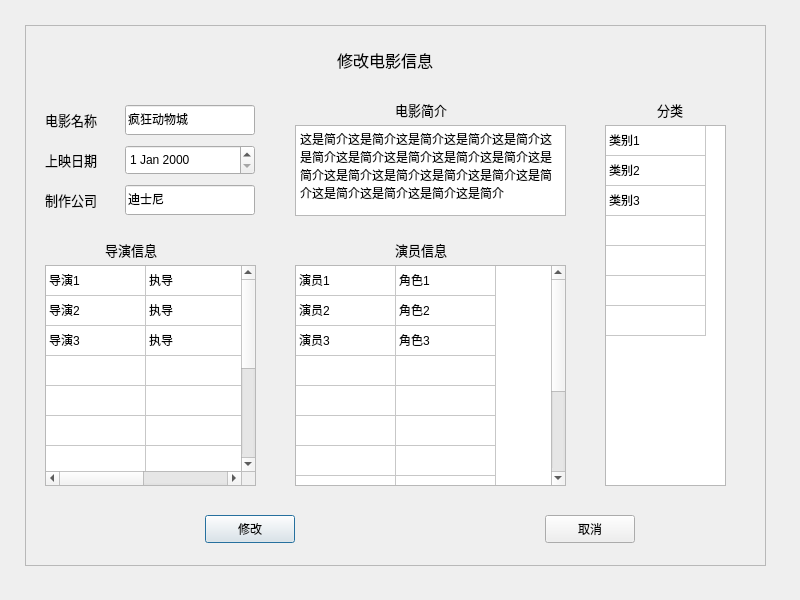
<?xml version="1.0" encoding="UTF-8"?>
<ui version="4.0">
 <class>ModifyMovieDialog</class>
 <widget class="QDialog" name="ModifyMovieDialog">
  <property name="geometry">
   <rect>
    <x>0</x>
    <y>0</y>
    <width>800</width>
    <height>600</height>
   </rect>
  </property>
  <property name="windowTitle">
   <string>修改电影信息</string>
  </property>
  <widget class="QFrame" name="frame">
   <property name="geometry">
    <rect>
     <x>25</x>
     <y>25</y>
     <width>741</width>
     <height>541</height>
    </rect>
   </property>
   <property name="frameShape">
    <enum>QFrame::StyledPanel</enum>
   </property>
   <property name="frameShadow">
    <enum>QFrame::Raised</enum>
   </property>
   <widget class="QPushButton" name="Modify">
    <property name="geometry">
     <rect>
      <x>180</x>
      <y>490</y>
      <width>90</width>
      <height>28</height>
     </rect>
    </property>
    <property name="font">
     <font>
      <family>宋体</family>
     </font>
    </property>
    <property name="text">
     <string>修改</string>
    </property>
    <property name="default">
     <bool>true</bool>
    </property>
   </widget>
   <widget class="QPushButton" name="Cancel">
    <property name="geometry">
     <rect>
      <x>520</x>
      <y>490</y>
      <width>90</width>
      <height>28</height>
     </rect>
    </property>
    <property name="font">
     <font>
      <family>宋体</family>
     </font>
    </property>
    <property name="text">
     <string>取消</string>
    </property>
   </widget>
   <widget class="QLabel" name="Title">
    <property name="geometry">
     <rect>
      <x>300</x>
      <y>20</y>
      <width>120</width>
      <height>30</height>
     </rect>
    </property>
    <property name="font">
     <font>
      <family>等线</family>
      <pointsize>12</pointsize>
     </font>
    </property>
    <property name="layoutDirection">
     <enum>Qt::LeftToRight</enum>
    </property>
    <property name="text">
     <string>修改电影信息</string>
    </property>
    <property name="textFormat">
     <enum>Qt::AutoText</enum>
    </property>
    <property name="alignment">
     <set>Qt::AlignCenter</set>
    </property>
   </widget>
   <widget class="QLineEdit" name="ProductionCompany">
    <property name="geometry">
     <rect>
      <x>100</x>
      <y>160</y>
      <width>130</width>
      <height>30</height>
     </rect>
    </property>
    <property name="font">
     <font>
      <family>宋体</family>
     </font>
    </property>
    <property name="text">
     <string>迪士尼</string>
    </property>
   </widget>
   <widget class="QLineEdit" name="MovieName">
    <property name="geometry">
     <rect>
      <x>100</x>
      <y>80</y>
      <width>130</width>
      <height>30</height>
     </rect>
    </property>
    <property name="font">
     <font>
      <family>宋体</family>
     </font>
    </property>
    <property name="autoFillBackground">
     <bool>false</bool>
    </property>
    <property name="text">
     <string>疯狂动物城</string>
    </property>
   </widget>
   <widget class="QLabel" name="Label1">
    <property name="geometry">
     <rect>
      <x>20</x>
      <y>80</y>
      <width>70</width>
      <height>30</height>
     </rect>
    </property>
    <property name="font">
     <font>
      <family>等线</family>
      <pointsize>10</pointsize>
     </font>
    </property>
    <property name="layoutDirection">
     <enum>Qt::LeftToRight</enum>
    </property>
    <property name="text">
     <string>电影名称</string>
    </property>
    <property name="textFormat">
     <enum>Qt::AutoText</enum>
    </property>
    <property name="alignment">
     <set>Qt::AlignLeading|Qt::AlignLeft|Qt::AlignVCenter</set>
    </property>
   </widget>
   <widget class="QLabel" name="Label2">
    <property name="geometry">
     <rect>
      <x>20</x>
      <y>120</y>
      <width>70</width>
      <height>30</height>
     </rect>
    </property>
    <property name="font">
     <font>
      <family>等线</family>
      <pointsize>10</pointsize>
     </font>
    </property>
    <property name="layoutDirection">
     <enum>Qt::LeftToRight</enum>
    </property>
    <property name="text">
     <string>上映日期</string>
    </property>
    <property name="textFormat">
     <enum>Qt::AutoText</enum>
    </property>
    <property name="alignment">
     <set>Qt::AlignLeading|Qt::AlignLeft|Qt::AlignVCenter</set>
    </property>
   </widget>
   <widget class="QLabel" name="Label3">
    <property name="geometry">
     <rect>
      <x>20</x>
      <y>160</y>
      <width>70</width>
      <height>30</height>
     </rect>
    </property>
    <property name="font">
     <font>
      <family>等线</family>
      <pointsize>10</pointsize>
     </font>
    </property>
    <property name="layoutDirection">
     <enum>Qt::LeftToRight</enum>
    </property>
    <property name="text">
     <string>制作公司</string>
    </property>
    <property name="textFormat">
     <enum>Qt::AutoText</enum>
    </property>
    <property name="alignment">
     <set>Qt::AlignLeading|Qt::AlignLeft|Qt::AlignVCenter</set>
    </property>
   </widget>
   <widget class="QDateEdit" name="ReleaseDate">
    <property name="geometry">
     <rect>
      <x>100</x>
      <y>120</y>
      <width>130</width>
      <height>30</height>
     </rect>
    </property>
   </widget>
   <widget class="QTableWidget" name="CastTable">
    <property name="geometry">
     <rect>
      <x>270</x>
      <y>240</y>
      <width>271</width>
      <height>221</height>
     </rect>
    </property>
    <property name="rowCount">
     <number>12</number>
    </property>
    <attribute name="horizontalHeaderVisible">
     <bool>false</bool>
    </attribute>
    <attribute name="verticalHeaderVisible">
     <bool>false</bool>
    </attribute>
    <row>
     <property name="text">
      <string>新建行</string>
     </property>
    </row>
    <row>
     <property name="text">
      <string>新建行</string>
     </property>
    </row>
    <row>
     <property name="text">
      <string>新建行</string>
     </property>
    </row>
    <row>
     <property name="text">
      <string>新建行</string>
     </property>
    </row>
    <row>
     <property name="text">
      <string>新建行</string>
     </property>
    </row>
    <row>
     <property name="text">
      <string>新建行</string>
     </property>
    </row>
    <row>
     <property name="text">
      <string>新建行</string>
     </property>
    </row>
    <row>
     <property name="text">
      <string>新建行</string>
     </property>
    </row>
    <row>
     <property name="text">
      <string>新建行</string>
     </property>
    </row>
    <row>
     <property name="text">
      <string>新建行</string>
     </property>
    </row>
    <row>
     <property name="text">
      <string>新建行</string>
     </property>
    </row>
    <row/>
    <column>
     <property name="text">
      <string>姓名</string>
     </property>
    </column>
    <column>
     <property name="text">
      <string>角色</string>
     </property>
    </column>
    <item row="0" column="0">
     <property name="text">
      <string>演员1</string>
     </property>
    </item>
    <item row="0" column="1">
     <property name="text">
      <string>角色1</string>
     </property>
    </item>
    <item row="1" column="0">
     <property name="text">
      <string>演员2</string>
     </property>
    </item>
    <item row="1" column="1">
     <property name="text">
      <string>角色2</string>
     </property>
    </item>
    <item row="2" column="0">
     <property name="text">
      <string>演员3</string>
     </property>
    </item>
    <item row="2" column="1">
     <property name="text">
      <string>角色3</string>
     </property>
    </item>
   </widget>
   <widget class="QTableWidget" name="DirectorTable">
    <property name="geometry">
     <rect>
      <x>20</x>
      <y>240</y>
      <width>211</width>
      <height>221</height>
     </rect>
    </property>
    <property name="rowCount">
     <number>12</number>
    </property>
    <attribute name="horizontalHeaderVisible">
     <bool>false</bool>
    </attribute>
    <attribute name="verticalHeaderVisible">
     <bool>false</bool>
    </attribute>
    <row>
     <property name="text">
      <string>新建行</string>
     </property>
    </row>
    <row>
     <property name="text">
      <string>新建行</string>
     </property>
    </row>
    <row>
     <property name="text">
      <string>新建行</string>
     </property>
    </row>
    <row>
     <property name="text">
      <string>新建行</string>
     </property>
    </row>
    <row>
     <property name="text">
      <string>新建行</string>
     </property>
    </row>
    <row>
     <property name="text">
      <string>新建行</string>
     </property>
    </row>
    <row>
     <property name="text">
      <string>新建行</string>
     </property>
    </row>
    <row>
     <property name="text">
      <string>新建行</string>
     </property>
    </row>
    <row>
     <property name="text">
      <string>新建行</string>
     </property>
    </row>
    <row>
     <property name="text">
      <string>新建行</string>
     </property>
    </row>
    <row>
     <property name="text">
      <string>新建行</string>
     </property>
    </row>
    <row/>
    <column>
     <property name="text">
      <string>姓名</string>
     </property>
    </column>
    <column>
     <property name="text">
      <string>执导/编剧</string>
     </property>
    </column>
    <item row="0" column="0">
     <property name="text">
      <string>导演1</string>
     </property>
    </item>
    <item row="0" column="1">
     <property name="text">
      <string>执导</string>
     </property>
    </item>
    <item row="1" column="0">
     <property name="text">
      <string>导演2</string>
     </property>
    </item>
    <item row="1" column="1">
     <property name="text">
      <string>执导</string>
     </property>
    </item>
    <item row="2" column="0">
     <property name="text">
      <string>导演3</string>
     </property>
    </item>
    <item row="2" column="1">
     <property name="text">
      <string>执导</string>
     </property>
    </item>
   </widget>
   <widget class="QPlainTextEdit" name="plainTextEdit">
    <property name="geometry">
     <rect>
      <x>270</x>
      <y>100</y>
      <width>271</width>
      <height>91</height>
     </rect>
    </property>
    <property name="plainText">
     <string>这是简介这是简介这是简介这是简介这是简介这是简介这是简介这是简介这是简介这是简介这是简介这是简介这是简介这是简介这是简介这是简介这是简介这是简介这是简介这是简介</string>
    </property>
   </widget>
   <widget class="QLabel" name="Labe4">
    <property name="geometry">
     <rect>
      <x>80</x>
      <y>210</y>
      <width>70</width>
      <height>30</height>
     </rect>
    </property>
    <property name="font">
     <font>
      <family>等线</family>
      <pointsize>10</pointsize>
     </font>
    </property>
    <property name="layoutDirection">
     <enum>Qt::LeftToRight</enum>
    </property>
    <property name="text">
     <string>导演信息</string>
    </property>
    <property name="textFormat">
     <enum>Qt::AutoText</enum>
    </property>
    <property name="alignment">
     <set>Qt::AlignLeading|Qt::AlignLeft|Qt::AlignVCenter</set>
    </property>
   </widget>
   <widget class="QLabel" name="Labe4_2">
    <property name="geometry">
     <rect>
      <x>370</x>
      <y>210</y>
      <width>70</width>
      <height>30</height>
     </rect>
    </property>
    <property name="font">
     <font>
      <family>等线</family>
      <pointsize>10</pointsize>
     </font>
    </property>
    <property name="layoutDirection">
     <enum>Qt::LeftToRight</enum>
    </property>
    <property name="text">
     <string>演员信息</string>
    </property>
    <property name="textFormat">
     <enum>Qt::AutoText</enum>
    </property>
    <property name="alignment">
     <set>Qt::AlignLeading|Qt::AlignLeft|Qt::AlignVCenter</set>
    </property>
   </widget>
   <widget class="QLabel" name="Labe4_3">
    <property name="geometry">
     <rect>
      <x>370</x>
      <y>70</y>
      <width>70</width>
      <height>30</height>
     </rect>
    </property>
    <property name="font">
     <font>
      <family>等线</family>
      <pointsize>10</pointsize>
     </font>
    </property>
    <property name="layoutDirection">
     <enum>Qt::LeftToRight</enum>
    </property>
    <property name="text">
     <string>电影简介</string>
    </property>
    <property name="textFormat">
     <enum>Qt::AutoText</enum>
    </property>
    <property name="alignment">
     <set>Qt::AlignLeading|Qt::AlignLeft|Qt::AlignVCenter</set>
    </property>
   </widget>
   <widget class="QLabel" name="Labe4_4">
    <property name="geometry">
     <rect>
      <x>610</x>
      <y>70</y>
      <width>70</width>
      <height>30</height>
     </rect>
    </property>
    <property name="font">
     <font>
      <family>等线</family>
      <pointsize>10</pointsize>
     </font>
    </property>
    <property name="layoutDirection">
     <enum>Qt::LeftToRight</enum>
    </property>
    <property name="text">
     <string>分类</string>
    </property>
    <property name="textFormat">
     <enum>Qt::AutoText</enum>
    </property>
    <property name="alignment">
     <set>Qt::AlignCenter</set>
    </property>
   </widget>
   <widget class="QTableWidget" name="GenreTable">
    <property name="geometry">
     <rect>
      <x>580</x>
      <y>100</y>
      <width>121</width>
      <height>361</height>
     </rect>
    </property>
    <property name="rowCount">
     <number>7</number>
    </property>
    <attribute name="horizontalHeaderVisible">
     <bool>false</bool>
    </attribute>
    <attribute name="verticalHeaderVisible">
     <bool>false</bool>
    </attribute>
    <row>
     <property name="text">
      <string>新建行</string>
     </property>
    </row>
    <row>
     <property name="text">
      <string>新建行</string>
     </property>
    </row>
    <row>
     <property name="text">
      <string>新建行</string>
     </property>
    </row>
    <row>
     <property name="text">
      <string>新建行</string>
     </property>
    </row>
    <row>
     <property name="text">
      <string>新建行</string>
     </property>
    </row>
    <row>
     <property name="text">
      <string>新建行</string>
     </property>
    </row>
    <row>
     <property name="text">
      <string>新建行</string>
     </property>
    </row>
    <column>
     <property name="text">
      <string>新建列</string>
     </property>
    </column>
    <item row="0" column="0">
     <property name="text">
      <string>类别1</string>
     </property>
    </item>
    <item row="1" column="0">
     <property name="text">
      <string>类别2</string>
     </property>
    </item>
    <item row="2" column="0">
     <property name="text">
      <string>类别3</string>
     </property>
    </item>
   </widget>
  </widget>
 </widget>
 <tabstops>
  <tabstop>ProductionCompany</tabstop>
  <tabstop>Modify</tabstop>
  <tabstop>Cancel</tabstop>
 </tabstops>
 <resources/>
 <connections>
  <connection>
   <sender>Cancel</sender>
   <signal>clicked()</signal>
   <receiver>ModifyMovieDialog</receiver>
   <slot>reject()</slot>
   <hints>
    <hint type="sourcelabel">
     <x>175</x>
     <y>268</y>
    </hint>
    <hint type="destinationlabel">
     <x>228</x>
     <y>385</y>
    </hint>
   </hints>
  </connection>
  <connection>
   <sender>Modify</sender>
   <signal>clicked()</signal>
   <receiver>ModifyMovieDialog</receiver>
   <slot>modifyMovie()</slot>
   <hints>
    <hint type="sourcelabel">
     <x>80</x>
     <y>269</y>
    </hint>
    <hint type="destinationlabel">
     <x>64</x>
     <y>386</y>
    </hint>
   </hints>
  </connection>
 </connections>
 <slots>
  <slot>modifyMovie()</slot>
  <slot>modifyMore()</slot>
 </slots>
</ui>
